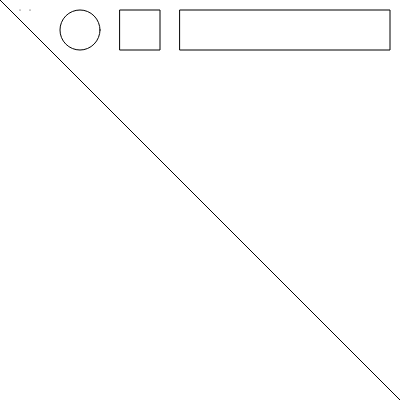
Frame 1 (no input)
Frame 60 (no input): identical to frame 1, image omitted
Frame 120 (the mouse pressed at the canvas centre since frame 60): identical to frame 1, image omitted

The p5.js sketch that drew this single still picture (run headless with seeded random() and noise() and a simulated clock; from frame 60 on, the mouse is pressed at the canvas centre):

// p5.js sketch
// ── sketch.js
function setup() {
  createCanvas(400,400);
}

function draw(){
  background(255);

  point(20, 10);
  point(30, 10);

  circle(80, 30, 40);
  square(120, 10, 40);
  rect(180, 10, 210, 40);
 
  line(0, 0, 400, 400);
}
